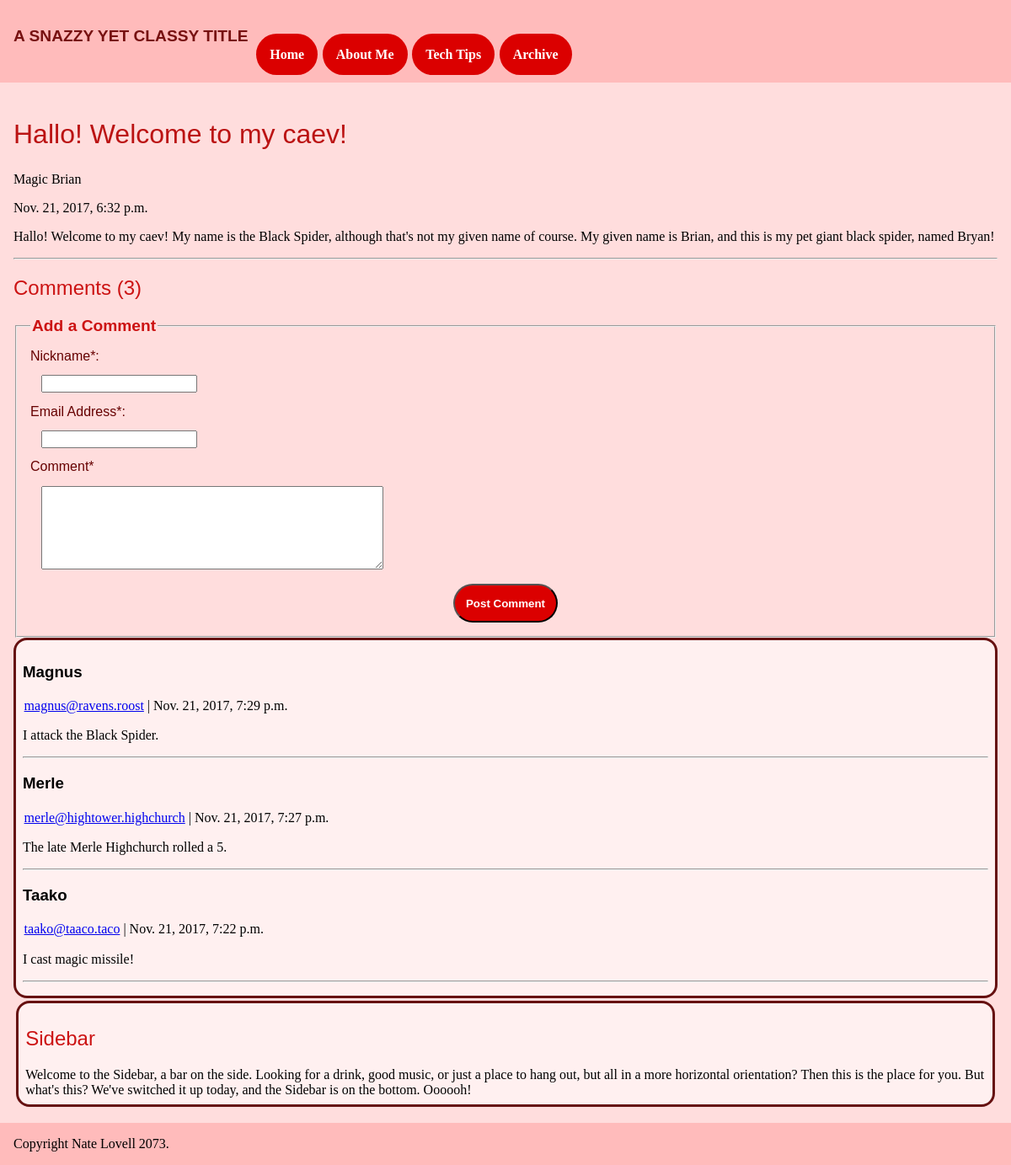
The app's page /blog/4/ with its own data.
### blog/models.py (models this page shows, shortened)
class Blog(models.Model):
    title = models.CharField(max_length=200)
    auth_name = models.CharField(max_length=50)
    content = models.TextField(max_length=25000)
    pub_date = models.DateTimeField('date published')

class Comment(models.Model):
    blog = models.ForeignKey(Blog, on_delete=models.CASCADE)
    nickname = models.CharField(max_length=50)
    email = models.EmailField(max_length=50)
    content = models.TextField(max_length=2000)
    pub_date = models.DateTimeField('date published')

### blog/views.py (the view)
# urls.py: url(r'^(?P<pk>[0-9]+)/$', views.DetailView.as_view(), name='detail'),
class DetailView(generic.DetailView):
    model=Blog
    template_name='blog/detail.html'

### blog/templates/blog/detail.html (shortened to what this page needs)
{% extends 'blog/base.html' %}
{% block main %}
    <article>
        <h1>
            {{ blog.title }}
        </h1>
        <p>
            {{ blog.auth_name }}
        </p>
        <p>
            {{ blog.pub_date }}
        </p>
        <p>
            {{ blog.content }}
        </p>
    </article>
    <hr>
    <h2>
        Comments ({{blog.comment_set.count}})
    </h2>
    <form action="{% url 'blog:comment' blog.id %}" method="POST">
        <fieldset>
            <legend>Add a Comment</legend>
            <label>
                Nickname*:<br>
                <input type="text" name="nickname" aria-required="true">
            </label><br>
            <label>
                Email Address*:<br>
                <input type="email" name="email" aria-required="true">
            </label><br>
            <label>
                Comment*<br>
                <textarea name="comment" aria-required="true"></textarea>
            </label><br>
            <center>
                <button type="submit">Post Comment</button>
            </center>
        </fieldset>
    </form>
    {% if blog.comment_set.all %}
        <div class="comment">
            {% for comment in blog.comment_set.all reversed %}
                <article>
                    <h3>
                        {{ comment.nickname }}
                    </h3>
                    <div class="emailAndDate">
                        <a href="mailto:{{ comment.email }}">{{ comment.email }}</a> | {{ comment.pub_date }}
                    </div>
                    <p {% if comment.content.length < 30 %}class="shortComment"{% endif %}>
                        {{ comment.content }}
                    </p>
                    <hr>
                </article>
            {% endfor %}
        </div>
    {% else %}
        <p class="noComments">There are no comments on this post.</p>
    {% endif %}
{% endblock %}

### blog/static/stylesheet.css (style rules this page uses)
html,body { margin:0; }
header nav a, header nav a:visited, button { background-color: #db0000; color: #ffffff; padding: 1em; text-decoration: none; border-radius:7em; font-weight:bold; }
h1 { font-size:2em; font-family:sans-serif; color:#bb1313; font-weight:500; }
h2>a, h2 { font-size:1.5em; font-family:sans-serif; color:#cc1313; font-weight:400; }
fieldset { padding:1em; }
legend { font-size:1.2em; font-family:sans-serif; color:#cc1313; font-weight:700; }
label { font-size:1em; font-family:sans-serif; color:#660000; font-weight:500; }
input { margin:1em; }
textarea { margin:1em; min-width:30em; min-height:7em; }
h3 { font-family:sans-serif; }
.comment { border-style:solid; border-width:medium; border-radius:1em; padding:.5em; border-color:#661111; background-color:#fff0f0; }
.emailAndDate { font-size:1em; padding:.1em; }

### records on screen
Blog: title "Hallo! Welcome to my caev!", auth_name "Magic Brian", pub_date "Nov. 21, 2017, 6:32 p.m.", content "Hallo! Welcome to my caev! My name is the Black Spider, although that's not my given name of course. My given name is Brian, and this is my pet giant black spider, named Bryan!", comment_set.count "3"
Comment: nickname "Magnus", email "magnus@ravens.roost", pub_date "Nov. 21, 2017, 7:29 p.m.", content "I attack the Black Spider."
Comment: nickname "Merle", email "merle@hightower.highchurch", pub_date "Nov. 21, 2017, 7:27 p.m.", content "The late Merle Highchurch rolled a 5."
Comment: nickname "Taako", email "taako@taaco.taco", pub_date "Nov. 21, 2017, 7:22 p.m.", content "I cast magic missile!"
